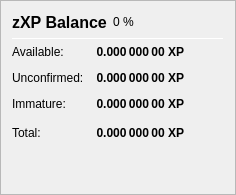
                   <widget class="QFrame" name="frame_ZerocoinBalances">
                    <property name="frameShape">
                     <enum>QFrame::StyledPanel</enum>
                    </property>
                    <property name="frameShadow">
                     <enum>QFrame::Raised</enum>
                    </property>
                    <layout class="QVBoxLayout" name="verticalLayout_7">
                     <item>
                      <layout class="QHBoxLayout" name="horizontalLayout_8" stretch="0,0,0">
                       <item>
                        <widget class="QLabel" name="label_5z_3">
                         <property name="minimumSize">
                          <size>
                           <width>0</width>
                           <height>20</height>
                          </size>
                         </property>
                         <property name="font">
                          <font>
                           <pointsize>12</pointsize>
                           <weight>75</weight>
                           <bold>true</bold>
                          </font>
                         </property>
                         <property name="text">
                          <string>zXP Balance</string>
                         </property>
                        </widget>
                       </item>
                       <item>
                        <widget class="QLabel" name="labelzPIVPercent">
                         <property name="text">
                          <string notr="true">0 %</string>
                         </property>
                        </widget>
                       </item>
                       <item>
                        <spacer name="horizontalSpacer_11">
                         <property name="orientation">
                          <enum>Qt::Horizontal</enum>
                         </property>
                         <property name="sizeHint" stdset="0">
                          <size>
                           <width>40</width>
                           <height>20</height>
                          </size>
                         </property>
                        </spacer>
                       </item>
                      </layout>
                     </item>
                     <item>
                      <widget class="Line" name="line_ZerocoinBalance">
                       <property name="minimumSize">
                        <size>
                         <width>0</width>
                         <height>1</height>
                        </size>
                       </property>
                       <property name="maximumSize">
                        <size>
                         <width>16777215</width>
                         <height>1</height>
                        </size>
                       </property>
                       <property name="orientation">
                        <enum>Qt::Horizontal</enum>
                       </property>
                      </widget>
                     </item>
                     <item>
                      <layout class="QGridLayout" name="gridLayout_5">
                       <property name="spacing">
                        <number>12</number>
                       </property>
                       <item row="1" column="0">
                        <widget class="QLabel" name="labelzBalanceMatureText">
                         <property name="toolTip">
                          <string>Mature: more than 20 confirmation and more than 1 mint of the same denomination after it was minted.
These zXP are spendable.</string>
                         </property>
                         <property name="text">
                          <string>Available:</string>
                         </property>
                        </widget>
                       </item>
                       <item row="1" column="1">
                        <widget class="QLabel" name="labelzBalanceMature">
                         <property name="font">
                          <font>
                           <weight>75</weight>
                           <bold>true</bold>
                          </font>
                         </property>
                         <property name="toolTip">
                          <string>Mature: more than 20 confirmation and more than 1 mint of the same denomination after it was minted.
These zXP are spendable.</string>
                         </property>
                         <property name="text">
                          <string notr="true">0.000 000 00 XP</string>
                         </property>
                         <property name="alignment">
                          <set>Qt::AlignRight|Qt::AlignTrailing|Qt::AlignVCenter</set>
                         </property>
                        </widget>
                       </item>
                       <item row="2" column="0">
                        <widget class="QLabel" name="labelzBalanceUnconfirmedText">
                         <property name="toolTip">
                          <string>Unconfirmed: less than 20 confirmations
Immature: confirmed, but less than 1 mint of the same denomination after it was minted</string>
                         </property>
                         <property name="text">
                          <string>Unconfirmed:</string>
                         </property>
                        </widget>
                       </item>
                       <item row="2" column="1">
                        <widget class="QLabel" name="labelzBalanceUnconfirmed">
                         <property name="font">
                          <font>
                           <weight>75</weight>
                           <bold>true</bold>
                          </font>
                         </property>
                         <property name="toolTip">
                          <string>Unconfirmed: less than 20 confirmations
Immature: confirmed, but less than 1 mint of the same denomination after it was minted</string>
                         </property>
                         <property name="text">
                          <string notr="true">0.000 000 00 XP</string>
                         </property>
                         <property name="alignment">
                          <set>Qt::AlignRight|Qt::AlignTrailing|Qt::AlignVCenter</set>
                         </property>
                        </widget>
                       </item>
                       <item row="3" column="0">
                        <widget class="QLabel" name="labelzBalanceImmatureText">
                         <property name="toolTip">
                          <string>Unconfirmed: less than 20 confirmations
Immature: confirmed, but less than 1 mint of the same denomination after it was minted</string>
                         </property>
                         <property name="text">
                          <string>Immature:</string>
                         </property>
                        </widget>
                       </item>
                       <item row="3" column="1">
                        <widget class="QLabel" name="labelzBalanceImmature">
                         <property name="font">
                          <font>
                           <weight>75</weight>
                           <bold>true</bold>
                          </font>
                         </property>
                         <property name="toolTip">
                          <string>Unconfirmed: less than 20 confirmations
Immature: confirmed, but less than 1 mint of the same denomination after it was minted</string>
                         </property>
                         <property name="text">
                          <string notr="true">0.000 000 00 XP</string>
                         </property>
                         <property name="alignment">
                          <set>Qt::AlignRight|Qt::AlignTrailing|Qt::AlignVCenter</set>
                         </property>
                        </widget>
                       </item>
                       <item row="4" column="0">
                        <widget class="QLabel" name="labelzBalanceText">
                         <property name="toolTip">
                          <string>Your current zXP balance, unconfirmed and immature zXP included.</string>
                         </property>
                         <property name="text">
                          <string>Total:</string>
                         </property>
                        </widget>
                       </item>
                       <item row="4" column="1">
                        <widget class="QLabel" name="labelzBalance">
                         <property name="font">
                          <font>
                           <weight>75</weight>
                           <bold>true</bold>
                          </font>
                         </property>
                         <property name="cursor">
                          <cursorShape>IBeamCursor</cursorShape>
                         </property>
                         <property name="toolTip">
                          <string>Your current zXP balance, unconfirmed and immature zXP included.</string>
                         </property>
                         <property name="text">
                          <string notr="true">0.000 000 00 XP</string>
                         </property>
                         <property name="alignment">
                          <set>Qt::AlignRight|Qt::AlignTrailing|Qt::AlignVCenter</set>
                         </property>
                         <property name="textInteractionFlags">
                          <set>Qt::LinksAccessibleByMouse|Qt::TextSelectableByKeyboard|Qt::TextSelectableByMouse</set>
                         </property>
                        </widget>
                       </item>
                       <item row="4" column="2">
                        <spacer name="horizontalSpacer_4">
                         <property name="orientation">
                          <enum>Qt::Horizontal</enum>
                         </property>
                         <property name="sizeHint" stdset="0">
                          <size>
                           <width>40</width>
                           <height>20</height>
                          </size>
                         </property>
                        </spacer>
                       </item>
                      </layout>
                     </item>
                     <item>
                      <spacer name="verticalSpacer_4">
                       <property name="orientation">
                        <enum>Qt::Vertical</enum>
                       </property>
                       <property name="sizeHint" stdset="0">
                        <size>
                         <width>20</width>
                         <height>40</height>
                        </size>
                       </property>
                      </spacer>
                     </item>
                    </layout>
                   </widget>
